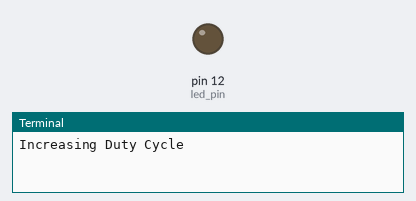
Recording of a program running on a simulated Raspberry Pi (header pin numbers). On the bench: output pins drawn as LEDs (lit = HIGH), the last lines printed to the terminal.

Above: at 0.05 s.
At 4.55 s:
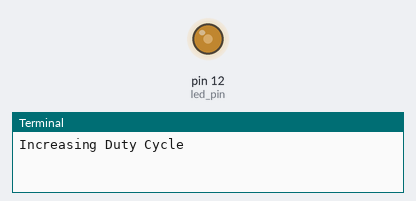
At 9.05 s:
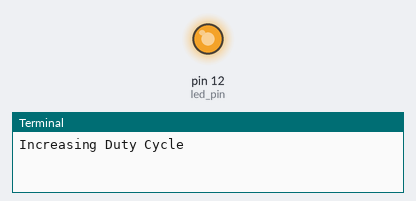
At 18.15 s:
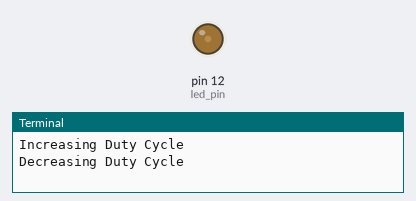
Timing chart, 0 to 26.0 s (numbered marks = the images above):
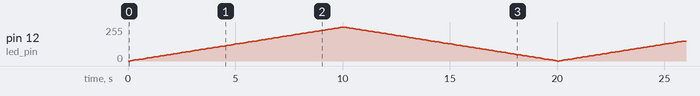

The program:

C5W4_Assignment.py
```python
import RPi.GPIO as GPIO
import time

if __name__ == "__main__":
	led_pin = 12
	pwm = None

	GPIO.setwarnings(False)
	GPIO.setmode(GPIO.BOARD)
	GPIO.setup(led_pin, GPIO.OUT)
	pwm = GPIO.PWM(led_pin, 100)
	pwm.start(0)

	while True:
		try:
			print("Increasing Duty Cycle")
			for i in range(0, 100, 1):
				pwm.ChangeDutyCycle(i)
				time.sleep(0.1)

			print("Decreasing Duty Cycle")
			for i in range(100, 0, -1):
				pwm.ChangeDutyCycle(i)
				time.sleep(0.1)
		except KeyboardInterrupt:
			print("Stopping the LED")
			pwm.stop()
			GPIO.cleanup()
			print("Exiting")
			exit()
```
